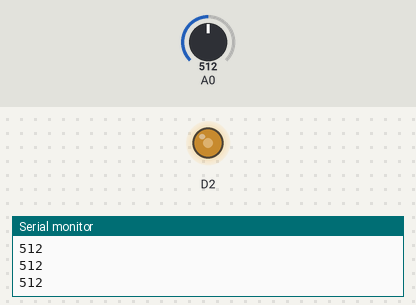
Simulated run of this sketch. Board: ESP8266 (NodeMCU). Parts: output pins drawn as LEDs (lit = HIGH), the last lines printed to the serial monitor. The inputs (shaded band) are chosen by the test bench; at power-on: A0 = 512.

Above: at 1.2 s.
1.3 s: A0 set to 716
At 2.5 s:
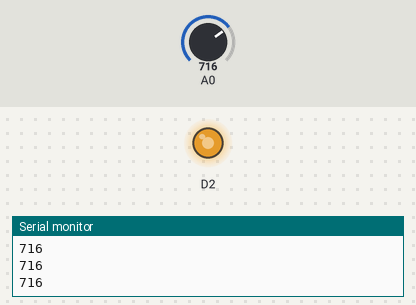
2.8 s: A0 set to 306
At 3.8 s:
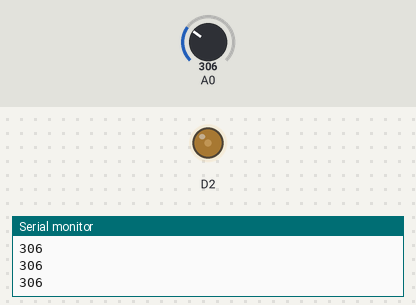
4.3 s: A0 set to 122
At 4.9 s:
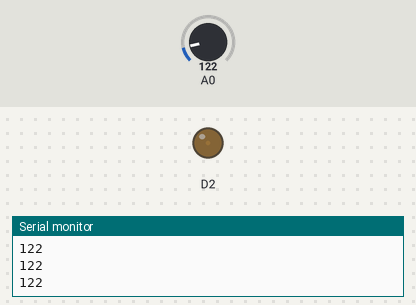
5.8 s: A0 set to 0
At 6.1 s:
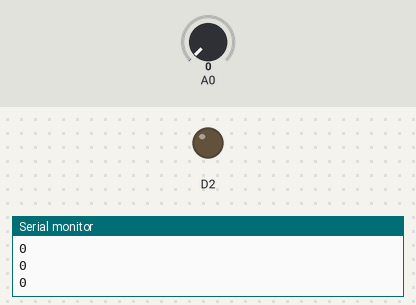
7.3 s: A0 set to 511
At 8.4 s:
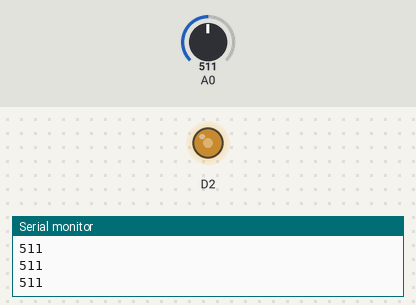
Timing chart, 0 to 9.8 s (numbered marks = the images above; inputs shaded):
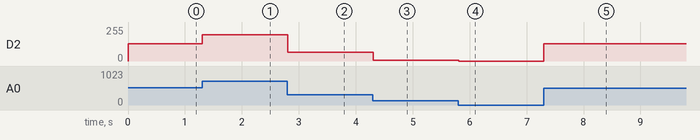

The sketch:

ex3.ino
```cpp
void setup() {
  // initialize serial communication at 9600 bits per second:
  Serial.begin(9600);
}

// the loop routine runs over and over again forever:
void loop() {
  int potencia = analogRead(A0);
  Serial.println(potencia);
  potencia=map(potencia,100,900,0,1023);
  analogWrite(D2,potencia);
}
```

Measured:
- after the input at 1.3 s, D2: 131/255 → 196/255 at once
- after the input at 2.8 s, D2: 196/255 → 65/255 at once
- after the input at 4.3 s, D2: 65/255 → 6/255 at once
- after the input at 5.8 s, D2: 6/255 → 0/255 at once
- after the input at 7.3 s, D2: 0/255 → 131/255 at once
